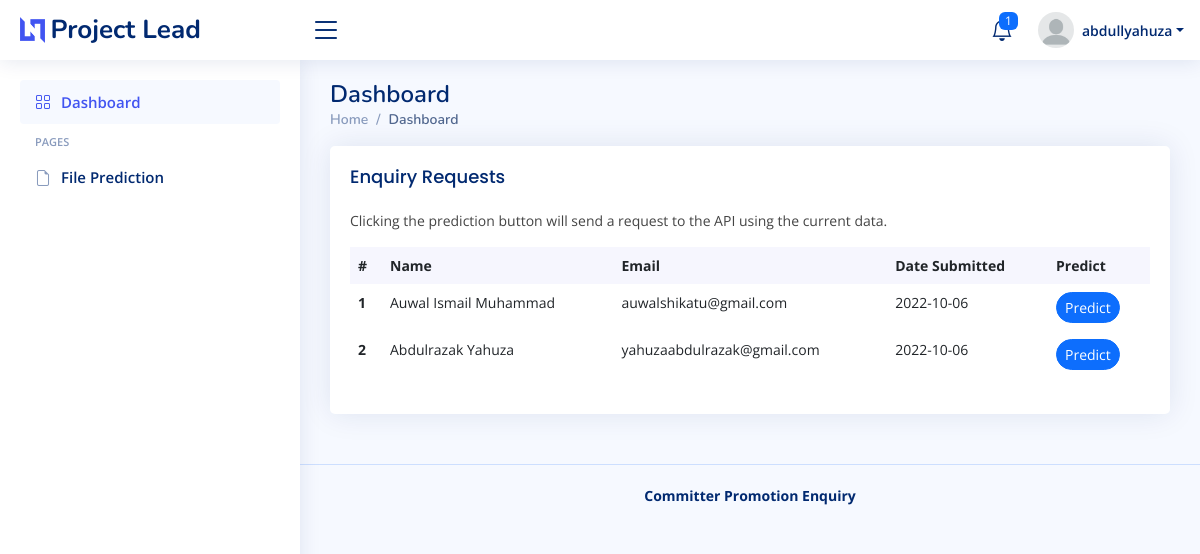
Page /dashboard (signed in) on the earlier database version.
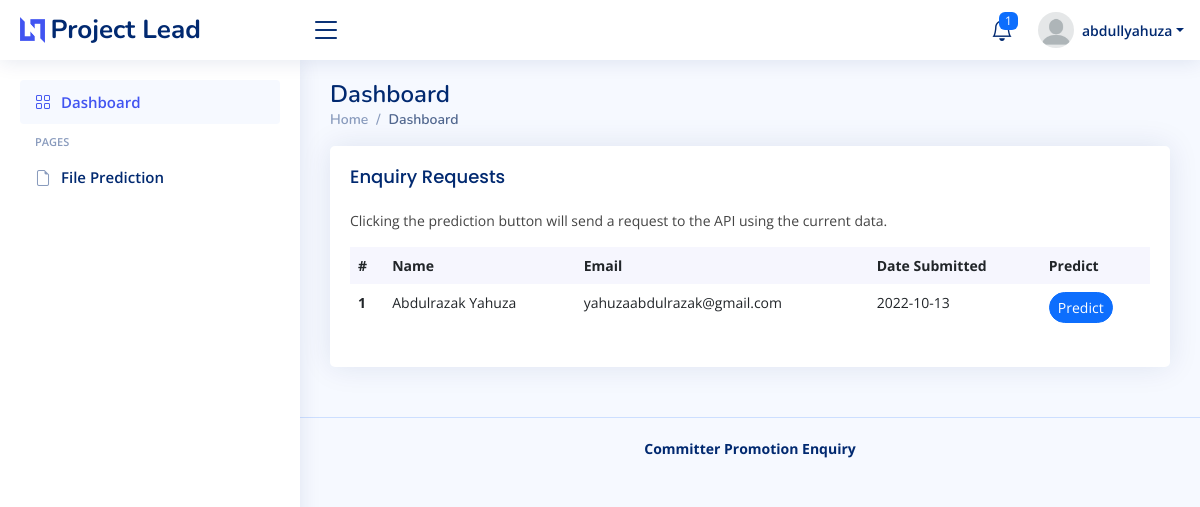
Same page on the later database version.
### database/models.py (models this page shows, shortened)
class User(db.Model):
    id = Column(Integer().with_variant(Integer, "sqlite"), primary_key=True)
    username = Column(String(80))
    name = Column(String(200))
    email = Column(String(120))
    password = Column(String(256))
    def details(self):
        return {
            'id': self.id,
            'username': self.username,
            'email': self.email,
            'name': self.name
        }

class Enquiry(db.Model):
    id = Column(Integer().with_variant(Integer, "sqlite"), primary_key=True)
    name = Column(String(200))
    education = Column(String(20))
    email = Column(String(120), unique=True)
    region = Column(String(20))
    fin_gain = Column(Float)
    int_learn = Column(Float)
    dev_inv = Column(Float)
    proj_desertion = Column(Integer)
    dev_experience = Column(Integer)
    sys_int = Column(Float)
    tech_norm = Column(Float)
    code_test = Column(Float)
    cont_code_dec = Column(Float)
    dec_right_del = Column(Float)
    proj_age = Column(Integer)
    promoted = Column(Boolean, default=0)
    date_submitted = Column(Date)

### app.py (the view)
@app.route('/dashboard')
@login_required
def dashboard():
    user = User.query.filter_by(username=session['user_id']).first()
    user_data = user.details()
    enquiries = Enquiry.query.order_by(db.desc(Enquiry.id)).all()
    noti = Enquiry.query.filter_by(promoted=False).all()
    numberOfnoti = len(noti)
    return render_template(
        'admin/index.html',
        current_page="Dashboard",
        user=user_data,
        enquiries=enquiries,
        noti=numberOfnoti)

### auth.py (called while the page is built)
def login_required(f):
    @wraps(f)
    def decorated_function(*args, **kwargs):
        if session.get("user_id") is None:
            return redirect("/lead")
        return f(*args, **kwargs)
    return decorated_function

### templates/admin/index.html (shortened to what this page needs)
{% extends 'layouts/main.html' %}
{% block content %}
    <section class="section dashboard">
      <div class="row">
        <div class="col-lg-12" style="margin: 0 auto;">
          <div class="row">
            <div class="col-12">
              <div class="card recent-sales overflow-auto">
                <div class="card-body">
                  <h5 class="card-title">Enquiry Requests</h5>
                  <p>Clicking the prediction button will send a request to the API using the current data.</p>
                  <table class="table table-borderless datatable">
                    <thead>
                      <tr>
                        <th scope="col">#</th>
                        <th scope="col">Name</th>
                        <th scope="col">Email</th>
                        <th scope="col">Date Submitted</th>
                        <th scope="col">Predict</th>
                      </tr>
                    </thead>
                    <tbody>
                      {% if enquiries %}
                        {% for enquiry in enquiries %}
                        <tr>
                          <th scope="row">{{loop.index}}</th>
                          <td>{{enquiry.name}}</td>
                          <td>{{enquiry.email}}</td>
                          <td>{{enquiry.date_submitted}}</td>
                          <td>
                            <a href="confirm/{{enquiry.id}}" class="btn btn-primary rounded-pill btn-sm">Predict</a>
                          </td>
                        </tr>
                        {% endfor %}
                      {% endif %}
                    </tbody>
                  </table>
                </div>
              </div>
            </div>
          </div>
        </div>
      </div>
    </section>
{% endblock %}

### templates/layouts/main.html (shortened to what this page needs)
<!DOCTYPE html>
<html lang="en">
<head>
  <link href="/static/admin/assets/vendor/bootstrap/css/bootstrap.min.css" rel="stylesheet">
  <link href="/static/admin/assets/vendor/bootstrap-icons/bootstrap-icons.css" rel="stylesheet">
  <link href="/static/admin/assets/vendor/boxicons/css/boxicons.min.css" rel="stylesheet">
  <link href="/static/admin/assets/vendor/quill/quill.snow.css" rel="stylesheet">
  <link href="/static/admin/assets/vendor/quill/quill.bubble.css" rel="stylesheet">
  <link href="/static/admin/assets/vendor/remixicon/remixicon.css" rel="stylesheet">
  <link href="/static/admin/assets/vendor/simple-datatables/style.css" rel="stylesheet">
  <link href="/static/admin/assets/css/style.css" rel="stylesheet">
</head>
<body>
  <header id="header" class="header fixed-top d-flex align-items-center">
    <div class="d-flex align-items-center justify-content-between">
      <a href="{{ url_for('dashboard') }}" class="logo d-flex align-items-center">
        <img src="/static/admin/assets/img/logo.png" alt="">
        <span class="d-none d-lg-block">Project Lead</span>
      </a>
      <i class="bi bi-list toggle-sidebar-btn"></i>
    </div>
    <nav class="header-nav ms-auto">
      <ul class="d-flex align-items-center">
        <li class="nav-item dropdown">
          <a class="nav-link nav-icon" href="#" data-bs-toggle="dropdown">
            <i class="bi bi-bell"></i>
            <span class="badge bg-primary badge-number">{%if noti > 0 %} {{noti}} {% endif %}</span>
          </a>
        </li>
        <li class="nav-item dropdown pe-3">
          <a class="nav-link nav-profile d-flex align-items-center pe-0" href="#" data-bs-toggle="dropdown">
            <img src="/static/admin/assets/img/profile-img.png" alt="Profile" class="rounded-circle">
            <span class="d-none d-md-block dropdown-toggle ps-2">{{user.username}}</span>
          </a>
        </li>
      </ul>
    </nav>
  </header>
  <aside id="sidebar" class="sidebar">
    <ul class="sidebar-nav" id="sidebar-nav">
      <li class="nav-item">
        <a class="nav-link {% if request.endpoint != 'dashboard'%} collapsed {% endif %}" href="{{ url_for('dashboard') }}">
          <i class="bi bi-grid"></i>
          <span>Dashboard</span>
        </a>
      </li>
      <li class="nav-heading">Pages</li>
      <li class="nav-item">
         <a class="nav-link {% if request.endpoint != 'from_file'%} collapsed {% endif %}" href="{{ url_for('from_file') }}">
           <i class="bi bi-file-earmark"></i>
           <span>File Prediction</span>
         </a>
       </li>
    </ul>
  </aside>
  <main id="main" class="main">
    <div class="pagetitle">
      <h1>{{current_page}}</h1>
      <nav>
        <ol class="breadcrumb">
          <li class="breadcrumb-item"><a href="{{ url_for('dashboard') }}">Home</a></li>
          <li class="breadcrumb-item active">{{current_page}}</li>
        </ol>
      </nav>
    </div>
    {% block content %}{% endblock %}
  </main>
  <footer id="footer" class="footer">
    <div class="copyright">
      <strong>Committer Promotion Enquiry</strong>
    </div>
  </footer>
</body>
</html>

### admin/assets/css/style.css (style rules this page uses)
:root { scroll-behavior: smooth; }
body { font-family: "Open Sans", sans-serif; background: #f6f9ff; color: #444444; }
a { color: #4154f1; text-decoration: none; }
h1, h2, h3, h4, h5, h6 { font-family: "Nunito", sans-serif; }
#main { margin-top: 60px; padding: 20px 30px; transition: all 0.3s; }
.pagetitle { margin-bottom: 10px; }
.pagetitle h1 { font-size: 24px; margin-bottom: 0; font-weight: 600; color: #012970; }
.card { margin-bottom: 30px; border: none; border-radius: 5px; box-shadow: 0px 0 30px rgba(1, 41, 112, 0.1); }
.card-title { padding: 20px 0 15px 0; font-size: 18px; font-weight: 500; color: #012970; font-family: "Poppins", sans-serif; }
.card-body { padding: 0 20px 20px 20px; }
.breadcrumb { font-size: 14px; font-family: "Nunito", sans-serif; color: #899bbd; font-weight: 600; }
.breadcrumb a { color: #899bbd; transition: 0.3s; }
.breadcrumb .breadcrumb-item::before { color: #899bbd; }
.breadcrumb .active { color: #51678f; font-weight: 600; }
.logo { line-height: 1; }
@media (min-width: 1200px) { .logo { width: 280px; } }
.logo img { max-height: 26px; margin-right: 6px; }
.logo span { font-size: 26px; font-weight: 700; color: #012970; font-family: "Nunito", sans-serif; }
.header { transition: all 0.5s; z-index: 997; height: 60px; box-shadow: 0px 2px 20px rgba(1, 41, 112, 0.1); background-color: #fff; padding-left: 20px; }
.header .toggle-sidebar-btn { font-size: 32px; padding-left: 10px; cursor: pointer; color: #012970; }
.header-nav ul { list-style: none; }
.header-nav>ul { margin: 0; padding: 0; }
.header-nav .nav-icon { font-size: 22px; color: #012970; margin-right: 25px; position: relative; }
.header-nav .nav-profile { color: #012970; }
.header-nav .nav-profile img { max-height: 36px; }
.header-nav .nav-profile span { font-size: 14px; font-weight: 600; }
.header-nav .badge-number { position: absolute; inset: -2px -5px auto auto; font-weight: normal; font-size: 12px; padding: 3px 6px; }
.sidebar { position: fixed; top: 60px; left: 0; bottom: 0; width: 300px; z-index: 996; transition: all 0.3s; padding: 20px; overflow-y: auto; scrollbar-width: thin; scrollbar-color: #aab7cf transparent; box-shadow: 0px 0px 20px rgba(1, 41, 112, 0.1); background-color: #fff; }
@media (min-width: 1200px) { #main, #footer { margin-left: 300px; } }
.sidebar-nav { padding: 0; margin: 0; list-style: none; }
.sidebar-nav li { padding: 0; margin: 0; list-style: none; }
.sidebar-nav .nav-item { margin-bottom: 5px; }
.sidebar-nav .nav-heading { font-size: 11px; text-transform: uppercase; color: #899bbd; font-weight: 600; margin: 10px 0 5px 15px; }
.sidebar-nav .nav-link { display: flex; align-items: center; font-size: 15px; font-weight: 600; color: #4154f1; transition: 0.3; background: #f6f9ff; padding: 10px 15px; border-radius: 4px; }
.sidebar-nav .nav-link i { font-size: 16px; margin-right: 10px; color: #4154f1; }
.sidebar-nav .nav-link.collapsed { color: #012970; background: #fff; }
.sidebar-nav .nav-link.collapsed i { color: #899bbd; }
.dashboard .recent-sales { font-size: 14px; }
.dashboard .recent-sales .table thead { background: #f6f6fe; }
.dashboard .recent-sales .table thead th { border: 0; }
.footer { padding: 20px 0; font-size: 14px; transition: all 0.3s; border-top: 1px solid #cddfff; }
.footer .copyright { text-align: center; color: #012970; }

Differences in the rows shown:
removed Enquiry: name "Auwal Ismail Muhammad", email "auwalshikatu@gmail.com", date_submitted "2022-10-06"
changed Enquiry "Abdulrazak Yahuza": date_submitted "2022-10-06" → "2022-10-13"
